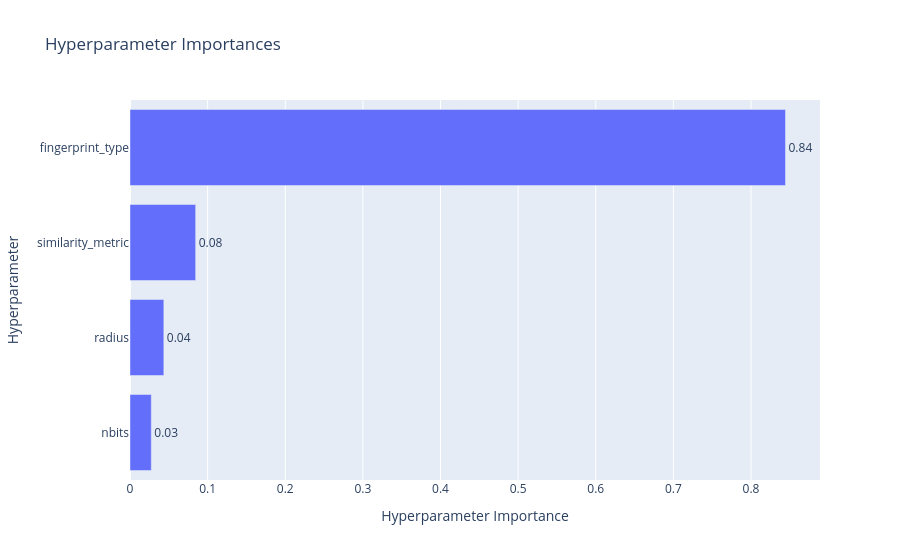

Here is the notebook cell this chart was saved with:
### Code cell
# Plot parameter importance
fig = optuna.visualization.plot_param_importances(optimizer.study)
fig.show()

### Figure 1 — Plotly figure (JSON) as saved in the notebook; plotly's stock layout.template omitted (floating-point values rounded to 4 significant figures)
{"data": [{"cliponaxis": false, "hovertemplate": ["nbits (IntDistribution): 0.027418947247353533<extra></extra>", "radius (IntDistribution): 0.04356856394702889<extra></extra>", "similarity_metric (CategoricalDistribution): 0.0845863215530839<extra></extra>", "fingerprint_type (CategoricalDistribution): 0.8444261672525337<extra></extra>"], "name": "Objective Value", "orientation": "h", "text": ["0.03", "0.04", "0.08", "0.84"], "textposition": "outside", "type": "bar", "x": [0.02742, 0.04357, 0.08459, 0.8444], "y": ["nbits", "radius", "similarity_metric", "fingerprint_type"]}], "layout": {"title": {"text": "Hyperparameter Importances"}, "xaxis": {"title": {"text": "Hyperparameter Importance"}}, "yaxis": {"title": {"text": "Hyperparameter"}}}}
